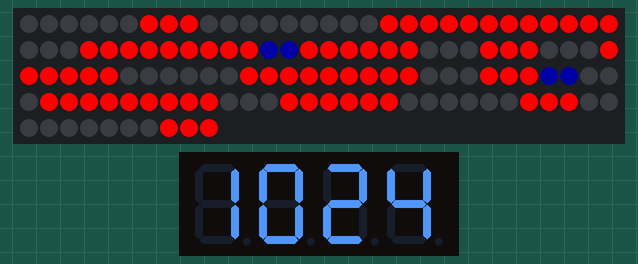
This sketch was run on a simulated ESP8266 (NodeMCU). Shown: 130 RGB LEDs in strip order, left to right, continuing on the next row, 4-digit seven-segment display. WiFi joins after 1.5 s; servers stay silent unless stated; network time is answered at once with the bench clock; the local clock reads 2024-03-15 10:24:30 at power-on unless the sketch sets it; what the sketch prints to the serial monitor is not drawn.

Above: at 1.6 s.
At 19.1 s:
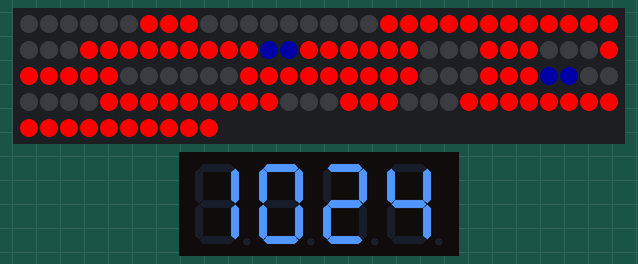
At 38.6 s:
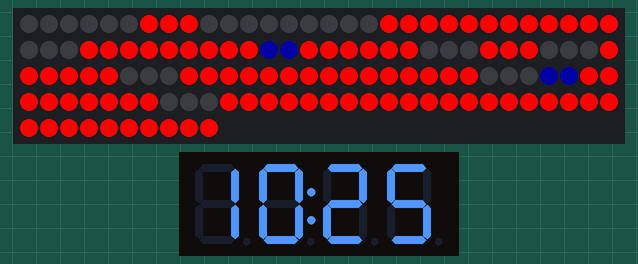

The sketch:

TM1637_and_Clock_display_combined.ino
```cpp
// TM1637 display + strip light digit display combined code
#include <Wire.h>
#include <RTClib.h>
#include <NTPClient.h>
#include <ESP8266WiFi.h>
#include <WiFiUdp.h>
#include <Adafruit_NeoPixel.h>
#include <TM1637Display.h>
#define LED_PIN D4
#define NUM_LEDS 130
#define DIGITS 6
#define SEGMENTS 7
#define SEGMENT_LEDS 3
#define FIRST_COLON_INDEX 42
#define SECOND_COLON_INDEX 86
#define MINUTE_LEDS_START 44
#define SECOND_LEDS_START 88
#define TM1637_CLK D5   // Changed TM1637 pins to D5 (CLK) and D6 (DIO) to avoid I2C conflict
#define TM1637_DIO D6
const char* ssid = "Airtel_airtel";
const char* password = "Connected37";
const long utcOffsetInSeconds = 19800;  // IST +5:30
WiFiUDP ntpUDP;
NTPClient timeClient(ntpUDP, "pool.ntp.org", utcOffsetInSeconds);
RTC_DS1307 rtc;
Adafruit_NeoPixel strip = Adafruit_NeoPixel(NUM_LEDS, LED_PIN, NEO_GRB + NEO_KHZ800);
TM1637Display display(TM1637_CLK, TM1637_DIO);
uint8_t segmentMap[10][SEGMENTS] = {
  {1, 1, 1, 0, 1, 1, 1}, // 0
  {0, 0, 1, 0, 0, 0, 1}, // 1
  {1, 1, 0, 1, 0, 1, 1}, // 2
  {0, 1, 1, 1, 0, 1, 1}, // 3
  {0, 0, 1, 1, 1, 0, 1}, // 4
  {0, 1, 1, 1, 1, 1, 0}, // 5
  {1, 1, 1, 1, 1, 1, 0}, // 6
  {0, 0, 1, 0, 0, 1, 1}, // 7
  {1, 1, 1, 1, 1, 1, 1}, // 8
  {0, 1, 1, 1, 1, 1, 1}, // 9
};
unsigned long lastNtpSync = 0;
const unsigned long ntpSyncInterval = 3600000; // sync every hour
void setup() {
  Serial.begin(115200);
  Wire.begin(D2, D1); // I2C pins for RTC
  strip.begin();
  strip.show();
  display.setBrightness(7);
  display.clear();
  Serial.println("Initializing RTC...");
  if (!rtc.begin()) {
    Serial.println("Couldn't find RTC");
    while (1);
  }
  if (!rtc.isrunning()) {
    Serial.println("RTC is NOT running, will sync with NTP...");
  } else {
    Serial.println("RTC found and running.");
  }
  WiFi.begin(ssid, password);
  Serial.print("Connecting to WiFi");
  while (WiFi.status() != WL_CONNECTED) {
    delay(500);
    Serial.print(".");
  }
  Serial.println(" Connected!");
  timeClient.begin();
  // Sync RTC for first time if not running or if startup before first hour to keep accurate
  syncRtcWithNtp();
  lastNtpSync = millis();
}
void loop() {
  // Periodically sync RTC with NTP (every hour)
  if (millis() - lastNtpSync > ntpSyncInterval) {
    Serial.println("Syncing RTC with NTP...");
    syncRtcWithNtp();
    lastNtpSync = millis();
  }
  DateTime now = rtc.now();
  int hour = now.hour();
  int minute = now.minute();
  int second = now.second();
  Serial.printf("Time: %02d:%02d:%02d\n", hour, minute, second);
  displayTimeOnStrip(hour, minute, second);
  displayTimeOnTM1637(hour, minute, second);
  delay(1000);
}
void syncRtcWithNtp() {
  if (timeClient.forceUpdate()) {
    DateTime ntpTime = DateTime(timeClient.getEpochTime());
    rtc.adjust(ntpTime);
    Serial.printf("RTC set to %04d-%02d-%02d %02d:%02d:%02d\n",
                  ntpTime.year(), ntpTime.month(), ntpTime.day(),
                  ntpTime.hour(), ntpTime.minute(), ntpTime.second());
  } else {
    Serial.println("NTP sync failed.");
  }
}
void displayTimeOnStrip(int hour, int minute, int second) {
  strip.clear();
  int digits[DIGITS] = {hour / 10, hour % 10, minute / 10, minute % 10, second / 10, second % 10};
  uint32_t digitColor = strip.Color(255, 0, 0);
  uint32_t colonColor = strip.Color(0, 0, 40);
  for (int i = 0; i < 2; i++) {
    displayDigit(digits[i], i * SEGMENTS * SEGMENT_LEDS, digitColor);
  }
  strip.setPixelColor(FIRST_COLON_INDEX, colonColor);
  strip.setPixelColor(FIRST_COLON_INDEX + 1, colonColor);
  for (int i = 2; i < 4; i++) {
    displayDigit(digits[i], MINUTE_LEDS_START + (i - 2) * SEGMENTS * SEGMENT_LEDS, digitColor);
  }
  strip.setPixelColor(SECOND_COLON_INDEX, colonColor);
  strip.setPixelColor(SECOND_COLON_INDEX + 1, colonColor);
  for (int i = 4; i < 6; i++) {
    displayDigit(digits[i], SECOND_LEDS_START + (i - 4) * SEGMENTS * SEGMENT_LEDS, digitColor);
  }
  strip.show();
}
void displayDigit(int number, int startIndex, uint32_t color) {
  for (int seg = 0; seg < SEGMENTS; seg++) {
    if (segmentMap[number][seg]) {
      for (int led = 0; led < SEGMENT_LEDS; led++) {
        strip.setPixelColor(startIndex + seg * SEGMENT_LEDS + led, color);
      }
    }
  }
}
void displayTimeOnTM1637(int hour, int minute, int second) {
  int timeValue = hour * 100 + minute;
  uint8_t colonFlag = (second % 2 == 0) ? 0b01000000 : 0b00000000;
  display.showNumberDecEx(timeValue, colonFlag, false, 4, 0);
}
```
